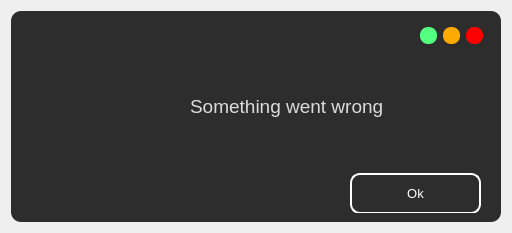
<?xml version="1.0" encoding="UTF-8"?>
<ui version="4.0">
 <class>AlertDialog</class>
 <widget class="QDialog" name="AlertDialog">
  <property name="geometry">
   <rect>
    <x>0</x>
    <y>0</y>
    <width>512</width>
    <height>233</height>
   </rect>
  </property>
  <property name="windowTitle">
   <string>Dialog</string>
  </property>
  <layout class="QVBoxLayout" name="verticalLayout">
   <item>
    <widget class="QFrame" name="frame">
     <property name="styleSheet">
      <string notr="true">QFrame{
    background-color: rgb(45, 45, 45);	
	color: rgb(220, 220, 220);
	border-radius: 10px;
}</string>
     </property>
     <property name="frameShape">
      <enum>QFrame::NoFrame</enum>
     </property>
     <property name="frameShadow">
      <enum>QFrame::Raised</enum>
     </property>
     <layout class="QVBoxLayout" name="verticalLayout_2">
      <property name="leftMargin">
       <number>9</number>
      </property>
      <item>
       <widget class="QFrame" name="title_frame">
        <property name="minimumSize">
         <size>
          <width>0</width>
          <height>40</height>
         </size>
        </property>
        <property name="maximumSize">
         <size>
          <width>16777215</width>
          <height>40</height>
         </size>
        </property>
        <property name="frameShadow">
         <enum>QFrame::Raised</enum>
        </property>
        <layout class="QHBoxLayout" name="horizontalLayout">
         <property name="leftMargin">
          <number>0</number>
         </property>
         <property name="topMargin">
          <number>0</number>
         </property>
         <item>
          <widget class="QLabel" name="label">
           <property name="minimumSize">
            <size>
             <width>40</width>
             <height>0</height>
            </size>
           </property>
           <property name="maximumSize">
            <size>
             <width>60</width>
             <height>16777215</height>
            </size>
           </property>
           <property name="text">
            <string/>
           </property>
           <property name="pixmap">
            <pixmap resource="../resource/asset.qrc">:/icons/asset/layers.svg</pixmap>
           </property>
          </widget>
         </item>
         <item>
          <widget class="QLabel" name="label_2">
           <property name="text">
            <string/>
           </property>
          </widget>
         </item>
         <item>
          <widget class="QPushButton" name="btn_minimize">
           <property name="minimumSize">
            <size>
             <width>16</width>
             <height>16</height>
            </size>
           </property>
           <property name="maximumSize">
            <size>
             <width>17</width>
             <height>17</height>
            </size>
           </property>
           <property name="styleSheet">
            <string notr="true">QPushButton{
	background-color: rgb(85, 255, 127);
	border:none;
	border-radius: 8px;
}

QPushButton:hover{	
	background-color: rgba(85, 255, 127,150);
	
}</string>
           </property>
           <property name="text">
            <string/>
           </property>
          </widget>
         </item>
         <item>
          <widget class="QPushButton" name="btn_maximize">
           <property name="minimumSize">
            <size>
             <width>16</width>
             <height>16</height>
            </size>
           </property>
           <property name="maximumSize">
            <size>
             <width>17</width>
             <height>17</height>
            </size>
           </property>
           <property name="styleSheet">
            <string notr="true">QPushButton{
	
	background-color: rgb(255, 170, 0);
	border:none;
	border-radius: 8px;
}

QPushButton:hover{	
	background-color: rgba(255, 170, 0,150);
	
}</string>
           </property>
           <property name="text">
            <string/>
           </property>
          </widget>
         </item>
         <item>
          <widget class="QPushButton" name="btn_close">
           <property name="minimumSize">
            <size>
             <width>16</width>
             <height>16</height>
            </size>
           </property>
           <property name="maximumSize">
            <size>
             <width>17</width>
             <height>17</height>
            </size>
           </property>
           <property name="styleSheet">
            <string notr="true">QPushButton{
	background-color: rgb(255, 0, 0);
	border:none;
	border-radius: 8px;
}

QPushButton:hover{	
	background-color: rgba(255, 0, 0,150);
	
}</string>
           </property>
           <property name="text">
            <string/>
           </property>
          </widget>
         </item>
        </layout>
       </widget>
      </item>
      <item>
       <widget class="QFrame" name="content_frame">
        <property name="frameShape">
         <enum>QFrame::NoFrame</enum>
        </property>
        <property name="frameShadow">
         <enum>QFrame::Raised</enum>
        </property>
        <layout class="QHBoxLayout" name="horizontalLayout_2">
         <property name="leftMargin">
          <number>0</number>
         </property>
         <property name="topMargin">
          <number>0</number>
         </property>
         <property name="rightMargin">
          <number>0</number>
         </property>
         <property name="bottomMargin">
          <number>0</number>
         </property>
         <item>
          <widget class="QLabel" name="label_3">
           <property name="maximumSize">
            <size>
             <width>50</width>
             <height>16777215</height>
            </size>
           </property>
           <property name="text">
            <string/>
           </property>
           <property name="pixmap">
            <pixmap resource="../resource/asset.qrc">:/icons/asset/alert-triangle.svg</pixmap>
           </property>
          </widget>
         </item>
         <item>
          <widget class="QLabel" name="content">
           <property name="font">
            <font>
             <family>Segoe UI</family>
             <pointsize>14</pointsize>
             <weight>50</weight>
             <bold>false</bold>
            </font>
           </property>
           <property name="text">
            <string> Something went wrong</string>
           </property>
           <property name="alignment">
            <set>Qt::AlignCenter</set>
           </property>
           <property name="wordWrap">
            <bool>true</bool>
           </property>
          </widget>
         </item>
        </layout>
       </widget>
      </item>
      <item>
       <widget class="QFrame" name="btn_frame">
        <property name="minimumSize">
         <size>
          <width>0</width>
          <height>60</height>
         </size>
        </property>
        <property name="maximumSize">
         <size>
          <width>16777215</width>
          <height>60</height>
         </size>
        </property>
        <property name="frameShape">
         <enum>QFrame::NoFrame</enum>
        </property>
        <property name="frameShadow">
         <enum>QFrame::Raised</enum>
        </property>
        <widget class="QPushButton" name="btn_close_alert">
         <property name="geometry">
          <rect>
           <x>330</x>
           <y>20</y>
           <width>131</width>
           <height>41</height>
          </rect>
         </property>
         <property name="font">
          <font>
           <pointsize>10</pointsize>
          </font>
         </property>
         <property name="styleSheet">
          <string notr="true">QPushButton{
	color: rgb(255, 255, 255);
	background-color: rgb(45, 45, 45);	
	border:2px solid rgb(255,255,255);
	border-radius: 10px;
}

QPushButton:hover{
	border-radius: 20px;
}

QPushButton:pressed{
	border: 2px solid rgb(255,255,255);	
}</string>
         </property>
         <property name="text">
          <string>Ok</string>
         </property>
         <property name="iconSize">
          <size>
           <width>30</width>
           <height>30</height>
          </size>
         </property>
         <property name="flat">
          <bool>true</bool>
         </property>
        </widget>
       </widget>
      </item>
     </layout>
    </widget>
   </item>
  </layout>
 </widget>
 <resources>
  <include location="../resource/asset.qrc"/>
 </resources>
 <connections/>
</ui>
